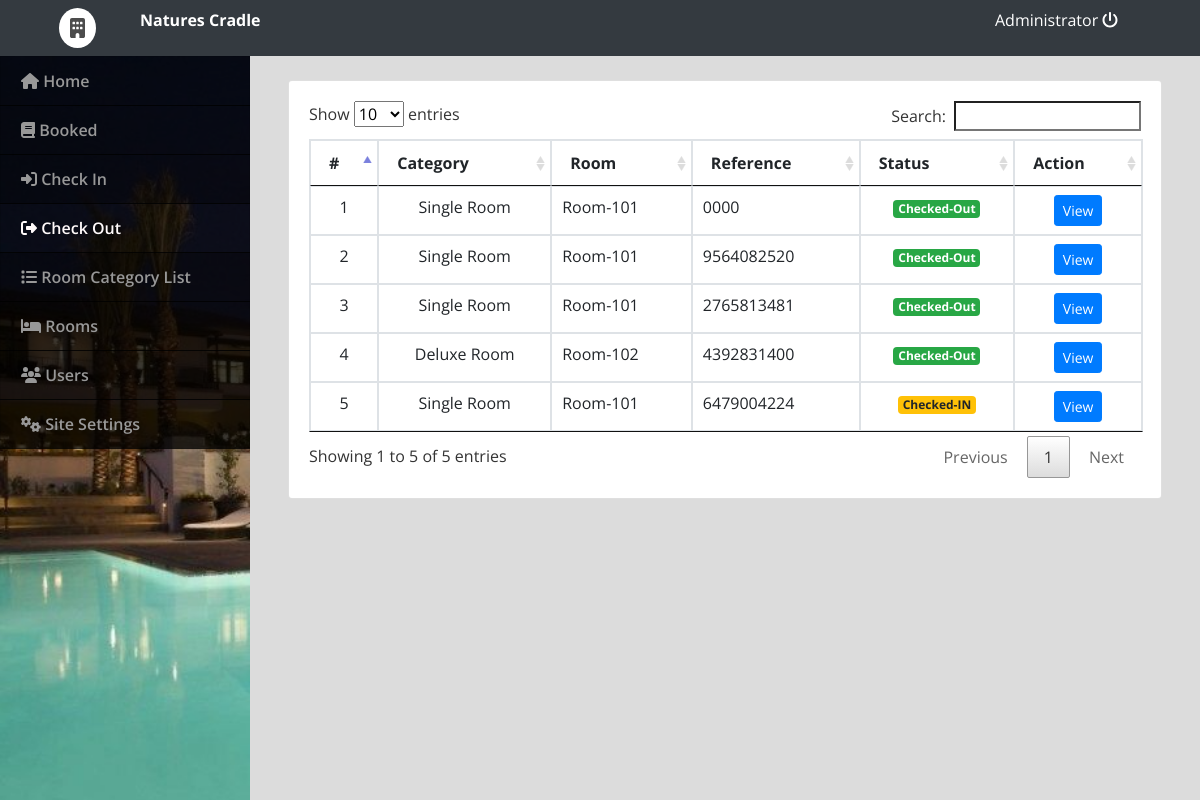
The app's page /admin/index.php?page=check_out (signed in) with its own data.
### tables this page shows
CREATE TABLE `checked` (
  `id` int(30) NOT NULL,
  `ref_no` varchar(100) NOT NULL,
  `room_id` int(30) NOT NULL,
  `name` text NOT NULL,
  `contact_no` varchar(20) NOT NULL,
  `date_in` datetime NOT NULL,
  `date_out` datetime NOT NULL,
  `booked_cid` int(30) NOT NULL,
  `status` tinyint(1) NOT NULL DEFAULT 0 COMMENT '0 = pending, 1=checked in , 2 = checked out',
  `date_updated` datetime NOT NULL DEFAULT current_timestamp() ON UPDATE current_timestamp()
);

CREATE TABLE `rooms` (
  `id` int(30) NOT NULL,
  `room` varchar(30) NOT NULL,
  `category_id` int(30) NOT NULL,
  `status` tinyint(1) NOT NULL DEFAULT 0 COMMENT '0 = Available , 1= Unvailables'
);

CREATE TABLE `room_categories` (
  `id` int(30) NOT NULL,
  `name` text NOT NULL,
  `price` float NOT NULL,
  `cover_img` text NOT NULL
);

### admin/check_out.php (the view, shortened to what this page needs)
<?php include('db_connect.php');
$cat = $conn->query("SELECT * FROM room_categories");
$cat_arr = array();
while($row = $cat->fetch_assoc()){
	$cat_arr[$row['id']] = $row;
}
$room = $conn->query("SELECT * FROM rooms");
$room_arr = array();
while($row = $room->fetch_assoc()){
	$room_arr[$row['id']] = $row;
}
?>
<div class="container-fluid">
	<div class="col-lg-12">
		<div class="row mt-3">
			<div class="col-md-12">
				<div class="card">
					<div class="card-body">
						<table class="table table-bordered">
							<thead>
								<th>#</th>
								<th>Category</th>
								<th>Room</th>
								<th>Reference</th>
								<th>Status</th>
								<th>Action</th>
							</thead>
							<tbody>
								<?php
								$i = 1;
								$checked = $conn->query("SELECT * FROM checked where status != 0 order by status desc, id asc ");
								while($row=$checked->fetch_assoc()):
								?>
								<tr>
									<td class="text-center"><?php echo $i++ ?></td>
									<td class="text-center"><?php echo $cat_arr[$room_arr[$row['room_id']]['category_id']]['name'] ?></td>
									<td class=""><?php echo $room_arr[$row['room_id']]['room'] ?></td>
									<td class=""><?php echo $row['ref_no'] ?></td>
									<?php if($row['status'] == 1): ?>
										<td class="text-center"><span class="badge badge-warning">Checked-IN</span></td>
									<?php else: ?>
										<td class="text-center"><span class="badge badge-success">Checked-Out</span></td>
									<?php endif; ?>
									<td class="text-center">
											<button class="btn btn-sm btn-primary check_out" type="button" data-id="<?php echo $row['id'] ?>">View</button>
									</td>
								</tr>
							<?php endwhile; ?>
							</tbody>
						</table>
					</div>
				</div>
			</div>
		</div>
	</div>
</div>

### admin/index.php (shortened to what this page needs)
<!DOCTYPE html>
<html lang="en">
<head>
<?php
 include('./header.php');
 ?>
</head>
<body>
	<?php include 'topbar.php' ?>
	<?php include 'navbar.php' ?>
  <main id="view-panel" >
      <?php $page = isset($_GET['page']) ? $_GET['page'] :'home'; ?>
  	<?php include $page.'.php' ?>
  </main>
</body>
</html>

### admin/header.php (shortened to what this page needs)
  <link rel="stylesheet" href="assets/font-awesome/css/all.min.css">
<link href="assets/vendor/bootstrap/css/bootstrap.min.css" rel="stylesheet">
<link href="assets/vendor/icofont/icofont.min.css" rel="stylesheet">
<link href="assets/vendor/boxicons/css/boxicons.min.css" rel="stylesheet">
<link href="assets/vendor/venobox/venobox.css" rel="stylesheet">
<link href="assets/vendor/animate.css/animate.min.css" rel="stylesheet">
<link href="assets/vendor/remixicon/remixicon.css" rel="stylesheet">
<link href="assets/vendor/owl.carousel/assets/owl.carousel.min.css" rel="stylesheet">
<link href="assets/vendor/bootstrap-datepicker/css/bootstrap-datepicker.min.css" rel="stylesheet">
<link href="assets/DataTables/datatables.min.css" rel="stylesheet">
<link href="assets/css/style.css" rel="stylesheet">
<link type="text/css" rel="stylesheet" href="assets/css/jquery-te-1.4.0.css">

### admin/topbar.php (shortened to what this page needs)
<nav class="navbar navbar-dark bg-dark fixed-top " style="padding:0;">
  <div class="container-fluid mt-2 mb-2">
  	<div class="col-lg-12">
  		<div class="col-md-1 float-left" style="display: flex;">
  			<div class="logo">
  				<i class="fa fa-building"></i>
  			</div>
  		</div>
      <div class="col-md-4 float-left text-white">
        <large><b><?php echo $_SESSION['setting_hotel_name']; ?></b></large>
      </div>
	  	<div class="col-md-2 float-right text-white">
	  		<a href="ajax.php?action=logout" class="text-white"><?php echo $_SESSION['login_name'] ?> <i class="fa fa-power-off"></i></a>
	    </div>
    </div>
  </div>
</nav>

### admin/navbar.php (shortened to what this page needs)
<nav id="sidebar" class='mx-lt-5' >
		<div class="sidebar-list">
				<a href="index.php?page=home" class="nav-item nav-home"><span class='icon-field'><i class="fa fa-home"></i></span> Home</a>
				<a href="index.php?page=booked" class="nav-item nav-booked"><span class='icon-field'><i class="fa fa-book"></i></span> Booked </a>
				<a href="index.php?page=check_in" class="nav-item nav-check_in"><span class='icon-field'><i class="fa fa-sign-in-alt"></i></span> Check In </a>
				<a href="index.php?page=check_out" class="nav-item nav-check_out"><span class='icon-field'><i class="fa fa-sign-out-alt"></i></span> Check Out </a>
				<a href="index.php?page=categories" class="nav-item nav-categories"><span class='icon-field'><i class="fa fa-list"></i></span> Room Category List</a>
				<a href="index.php?page=rooms" class="nav-item nav-rooms"><span class='icon-field'><i class="fa fa-bed"></i></span> Rooms </a>
				<?php if($_SESSION['login_type'] == 1): ?>
				<a href="index.php?page=users" class="nav-item nav-users"><span class='icon-field'><i class="fa fa-users"></i></span> Users</a>
				<a href="index.php?page=site_settings" class="nav-item nav-site_settings"><span class='icon-field'><i class="fa fa-cogs"></i></span> Site Settings</a>
			<?php endif; ?>
		</div>
</nav>

### admin/assets/css/style.css (style rules this page uses)
body { font-family: "Open Sans", sans-serif; color: #444444; width: 100%; height: calc(100%); }
a { color: #1977cc; }
nav#sidebar { height: calc(100%); position: fixed; z-index: 99; left: 0; width: 250px; background: url(../../../assets/img/hotel-cover.jpg); background-repeat: no-repeat; background-size: cover; }
a.nav-item { position: relative; display: block; padding: .75rem 1.25rem; margin-bottom: -1px; border: 1px solid rgba(0,0,0,.125); background-color: #000000c4; color: #989898; font-weight: 600; }
a.nav-item:hover, .nav-item.active { background-color: #000000ad; color: #fffafa; }
main#view-panel { margin-left: 250px; width:calc(100% - 250px); margin-top: 3.5rem; padding: .5em }

### admin/index.php (style rules this page uses)
body { background: #80808045; }

### admin/topbar.php (style rules this page uses)
.logo { margin: auto; font-size: 20px; background: white; padding: 5px 11px; border-radius: 50% 50%; color: #000000b3; }

### records on screen
checked: room.name "Single Room", room.room "Room-101", ref_no "0000", status "Checked-Out"
checked: room.name "Single Room", room.room "Room-101", ref_no "9564082520", status "Checked-Out"
checked: room.name "Single Room", room.room "Room-101", ref_no "2765813481", status "Checked-Out"
checked: room.name "Deluxe Room", room.room "Room-102", ref_no "4392831400", status "Checked-Out"
checked: room.name "Single Room", room.room "Room-101", ref_no "6479004224", status "Checked-IN"

### other values on screen
$_SESSION['setting_hotel_name'] "Natures Cradle"
$_SESSION['login_name'] "Administrator"
